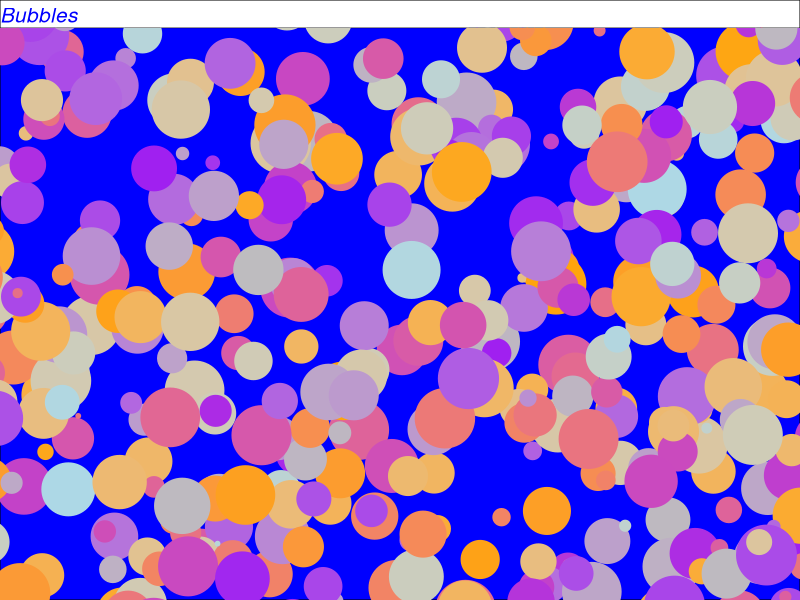
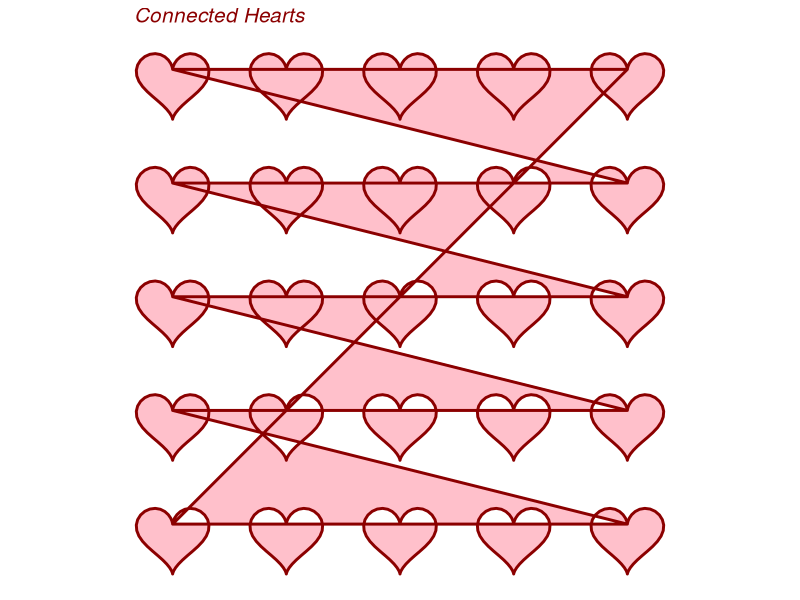

Reproduce these figures in R, in order.
## ---- chunk 1
library(tidyverse)
## ---- chunk 2
# Source for random numbers: https://art-from-code.netlify.app/day-1/session-1/
set.seed(1000)
n <- 500
num <- tibble(
  x0 = runif(n),
  y0 = runif(n),
  x1 = x0 + runif(n, min = -1, max = 1),
  y1 = y0 + runif(n, min = -1, max = 1),
  shade = runif(n), 
  size = runif(n)
)
## ---- chunk 3
# Source for base code: https://art-from-code.netlify.app/day-1/session-1/
# Source for changing plot background: https://r-graph-gallery.com/240-custom-layout-background-ggplot2.html
num |> 
  ggplot(aes(
    x = x0,
    y = y0,
    xend = x1,
    yend = y1,
    colour = shade,
    size = size
  )) +
  geom_point(show.legend = FALSE) +
  scale_y_continuous(expand = c(0, -1)) +
  scale_x_continuous(expand = c(0, -1)) + 
  scale_size(range = c(0, 20)) + 
  theme_void() +
  scale_colour_gradientn(colours = c("lightblue", "orange", "purple", "grey")) +
  theme(
    plot.background = element_rect(fill = "white"),
    panel.background = element_rect(fill = "blue")
  ) + 
    labs(title = "Bubbles") +
    theme(
      plot.title = element_text(
        face = "italic",
        color = "blue",
        size = 15,
      ))
## ---- chunk 4
# Show polygon base function: https://art-from-code.netlify.app/day-1/session-3/
# Note I made changes to the function!

show_polygon <- function(polygon) {
  
  pic <- ggplot(polygon, aes(x, y)) +
    geom_polygon(colour = "darkred", fill = "pink", show.legend = FALSE, linewidth = 1) + 
    coord_equal() + 
    theme_void() +
    labs(title = "    Connected Hearts") +
    theme(
      plot.title = element_text(
        face = "italic",
        color = "darkred",
        size = 15,
      ))
  
  return(pic)
}
## ---- chunk 5
# Heart x and y base function: https://art-from-code.netlify.app/day-1/session-3/
# Note I made changes to the function!

# heart_x function
heart_x <- function(angle) {
  x <- (16 * sin(angle) ^ 3) / 20
  return(x - mean(x))
}

# heart_y function
heart_y <- function(angle) {
  y <- (13 * cos(angle) - 5 * cos(2 * angle) - 2 * cos(3 * angle) -
          cos(4 * angle)) / 20
  return(y - mean(y))
}
## ---- chunk 6
# Source: used chatGPT to scale down the size of the hearts and to create a grid out of the hearts

# scale factor for hearts
scale_factor <- 0.4

# creating the heart shape with the smaller scale
heart_shape <- tibble(
  angle = seq(0, 2 * pi, length.out = 50),
  x = heart_x(angle) * scale_factor,
  y = heart_y(angle) * scale_factor
)

# creating grid
hearts_grid <- expand.grid(x_shift = seq(1, 5, by = 1),
                           y_shift = seq(1, 5, by = 1)) |>
  as_tibble() |>
  rowwise() |>
  mutate(data = list(tibble(
    x = heart_shape$x + x_shift,
    y = heart_shape$y + y_shift
  ))) |>
  unnest(data)

show_polygon(hearts_grid)
